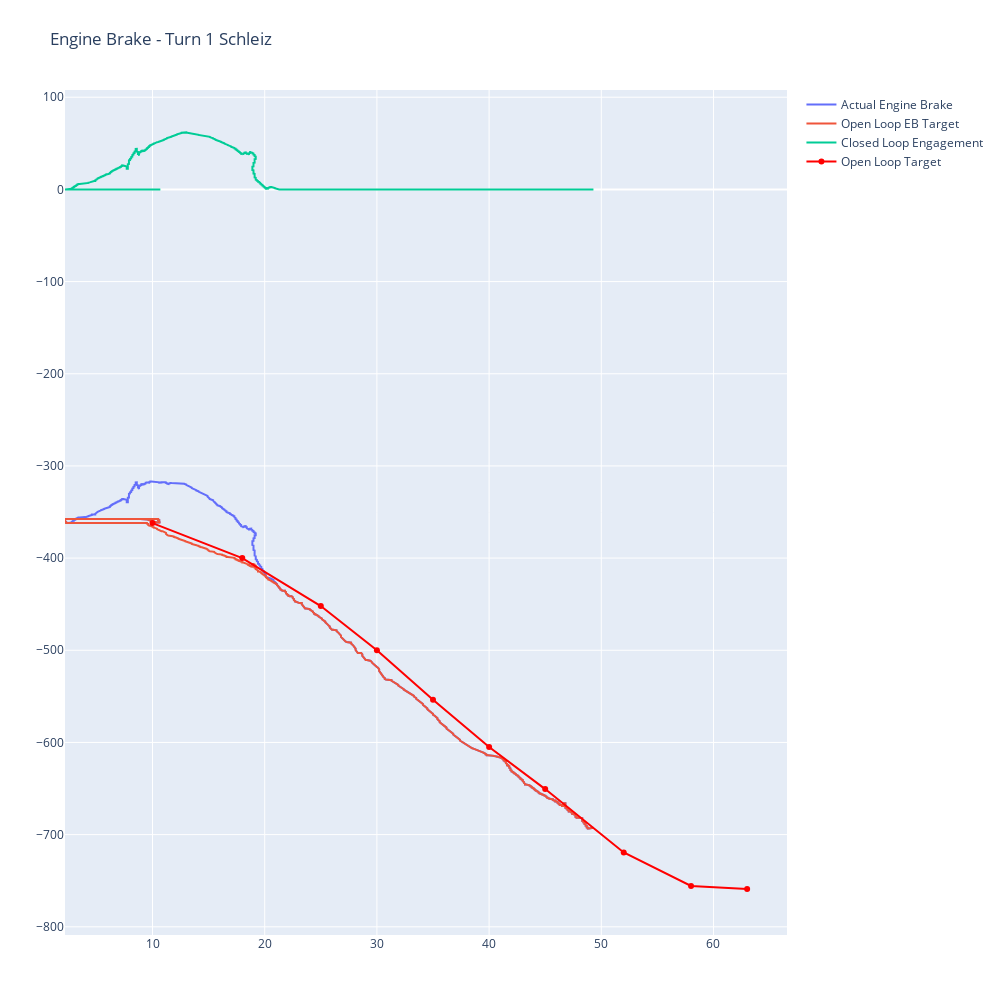

The notebook cell this image was saved under:
### Code cell
from operator import indexOf
import pandas as pd
import numpy as np
from turtle import width
import plotly.graph_objects as go

df = pd.read_excel("bmwConfig-ALL-MAPS.xlsx",sheet_name='EB3', header=None)

#Pull Off First Row for Lean
targetLean = df.iloc[0]
targetLean = targetLean.drop(index=df.index[0])

#Pull Off First Column for Mu_x
target_OLP = df.iloc[1]
target_OLP = target_OLP.drop(index=df.index[0])

#Read Log file
log = pd.read_csv("EB-Example.csv")

#Remove second row that has value types and convert whole dataframe to number
log.drop(log.index[0], inplace=True)
log.drop(log.index[1], inplace=True)
log.drop(log.index[0], inplace=True)
log = log.apply(pd.to_numeric)

#Convert All Lean Angles to positive
log['phi_lean'] = log['phi_lean'].abs()

slip = log['slip']
lean = log['phi_lean']
realEngineBrake = log['fx_engbr']
olpEngineBrakeTarget = log['fx_engbr_olp']
clpEngagement = log['fx_engbr_clp']



fig = go.Figure(data=[
    go.Scatter(x=lean, y=realEngineBrake, name = 'Actual Engine Brake'),
    go.Scatter(x=lean, y=olpEngineBrakeTarget, name = 'Open Loop EB Target'),
    go.Scatter(x=lean, y=clpEngagement, name = 'Closed Loop Engagement'),
    go.Scatter(x=targetLean, y=target_OLP, name = 'Open Loop Target', line_color='Red'),
    ])


fig.update_layout(title='Engine Brake - Turn 1 Schleiz', autosize=False,
                  width=1000, height=1000,
                  margin=dict(l=65, r=50, b=65, t=90))


fig.show()

print(lean)

### Figure 1 — Plotly figure (JSON) as saved in the notebook; plotly's stock layout.template omitted (floating-point values rounded to 4 significant figures; data arrays with more than 128 entries replaced by an {"elided": "..."} marker saying what was removed)
{"data": [{"name": "Actual Engine Brake", "type": "scatter", "x": {"elided": "2354 float values"}, "y": {"elided": "2354 float values"}}, {"name": "Open Loop EB Target", "type": "scatter", "x": {"elided": "2354 float values"}, "y": {"elided": "2354 float values"}}, {"name": "Closed Loop Engagement", "type": "scatter", "x": {"elided": "2354 float values"}, "y": {"elided": "2354 float values"}}, {"line": {"color": "Red"}, "name": "Open Loop Target", "type": "scatter", "x": [10, 18, 25, 30, 35, 40, 45, 52, 58, 63], "y": [-362, -400, -452, -500, -553.6, -605, -650.6, -719.3, -755.7, -759]}], "layout": {"autosize": false, "height": 1000, "margin": {"b": 65, "l": 65, "r": 50, "t": 90}, "title": {"text": "Engine Brake - Turn 1 Schleiz"}, "width": 1000}}
